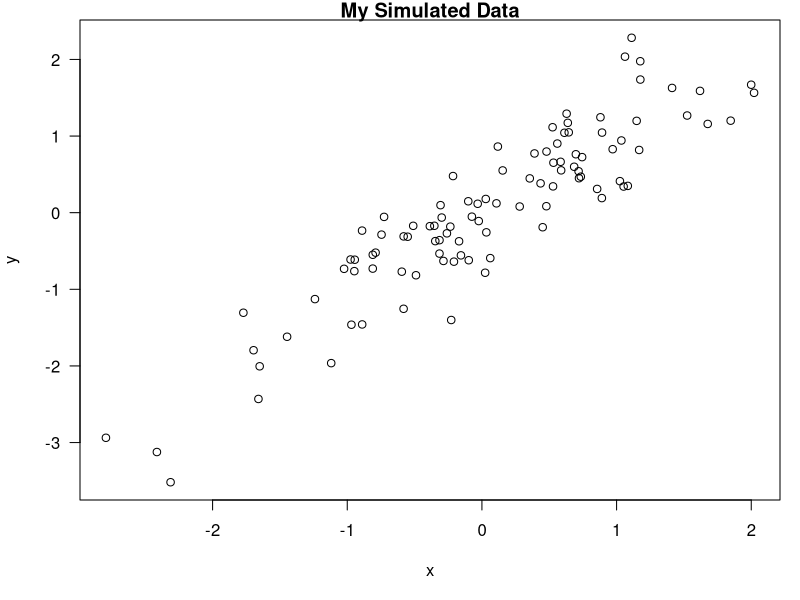

Source code (R):
## ---- chunk 1
x <- rnorm(100)
y <- x+rnorm(100, sd=0.5)
## ---- chunk 2
par(mar = c(5,4,1,1),las = 1)
plot(x,y,main="My Simulated Data")
## ---- chunk 3
data("airquality")
fit <- lm(Ozone~Wind+Temp+Solar.R, data=airquality)
## ---- chunk 4
library(xtable)
xt <- xtable(summary(fit))
print(xt, type="html")
